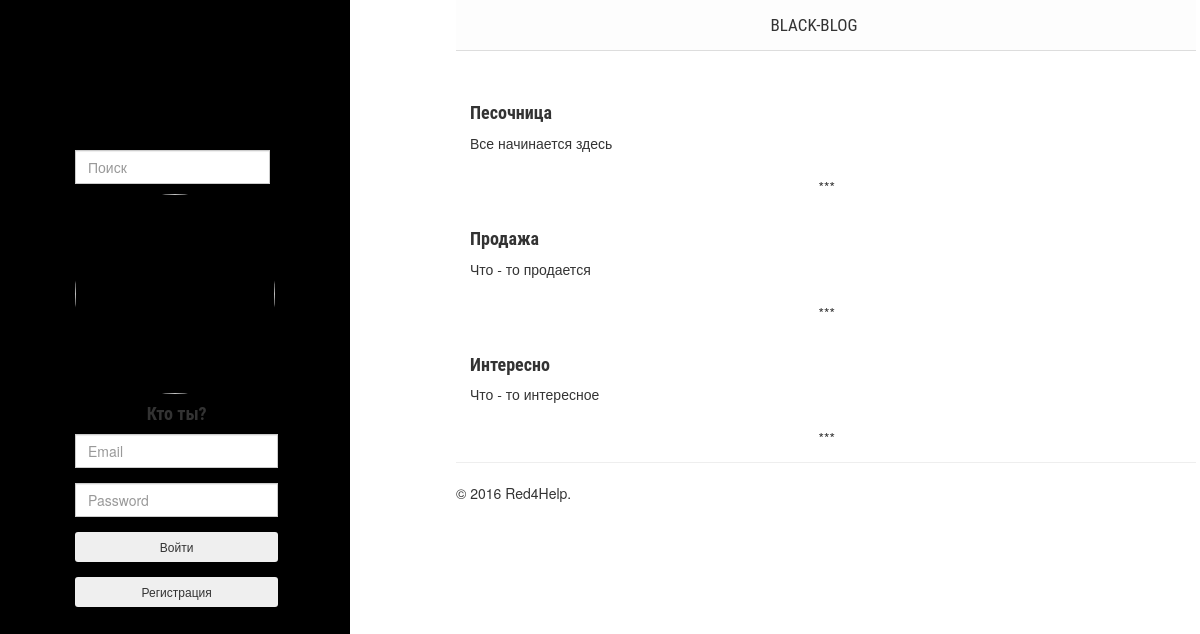
The page / on the database its author committed.
### multiblog/models.py (models this page shows, shortened)
class Categories(models.Model):
	title = models.CharField(max_length=200, verbose_name='Имя')
	abstract = models.TextField(max_length=600, verbose_name='Краткое содержание')
	class Meta:
		verbose_name = u'Категория'
		verbose_name_plural = u'Категории'

### multiblog/views.py (the view, shortened to what this page needs)
# urls.py: url(r'^$', views.MainPageAuth.as_view(), name='main'),
class MainPageAuth(FormView):
	form_class = BloggerAuthForm
	template_name = 'multiblog/main.html'
	error = ''
	page_limit = 2 # ограничение на количество статей на странице
	user_id = -1
	def context(self):
		return {
			'cats' : Categories.objects.all(),
		    'form' : self.form_class,
			'error' : self.error,
		}
	def get(self, request):
		print(pytils.numeral.in_words(254))
		return render(request, self.template_name, self.context())

### multiblog/templates/multiblog/main.html (shortened to what this page needs)
{% extends 'multiblog/base.html'%}
{% block content %}
    <div id="wrapper">
      <div id="sidebar-wrapper">
        <div class="col-sm-8 placeholder">
            <form class = "input-group" id="search" type="GET">
                <input type="text" class="form-control" placeholder="Поиск" id="go_search">
            </form>
            {% if user.is_authenticated %}
                <a href="{% url 'my_profile' pk=user.id %}"><img src="{{ user.avatar.url }}" class="img-responsive"></a>
                <h4 class="text-center"><a href="{% url 'my_profile' pk=user.id %}">{{ user }}</a></h4>
                <a href="{% url 'new' %}" >
                  <button class="btn" name="new">Новая запись</button>
                </a>
                <a href="{% url 'django.contrib.auth.views.logout' %}?next=/">
                  <button class="btn" name="logout">Выйти</button>
                </a>
            {% else %}
              <img src="https://ezwow.org/uploads/profile/photo-674151.png" class="img-responsive">
                <form class="form-signin" method="POST" id="submit-form">{% csrf_token %}
                {% if error %}
                  <h4 class="text-center text-danger">{{ error }}</h4>
                {% else %}
                  <h4 class="text-center">Кто ты?</h4>
                {% endif %}
                    <div class="form-group">
                        <div class="input-group col-md-12">{{ form.email }}</div>
                    </div>
                    <div class="form-group">
                        <div class="input-group col-md-12"> {{ form.password }}</div>
                    </div>
                    <div class="form-group">
                        <div class="input-group col-md-12">
                          <button class="btn btn-inverse btn-sm btn-block" type="submit" name="submit-log-in">Войти</button>
                        </div>
                    </div>
                    <div class="form-group">
                      <div class="input-group col-md-12">
                        <button class="btn btn-inverse btn-sm btn-block" type="submit" name="submit-register">Регистрация</button>
                      </div>
                    </div>
                </form>
              {% endif %}
            </div>
        </div>
  </div>
  <header class="main-header content-wrapper">
    <nav class="nav-main center-wrapper">
      <a class="nav-main" href="{% url 'main' %}">Black-Blog</a>
    </nav>
  </header>
	<main class="content-wrapper" id="main_page">
      <div id="posts">
      {% if cats %}
      {% for c in cats %}
      <article class="index-cat" id="{{ c.id }}">
        <h4 class="index-page"><a href="">{{ c.title }}</a></h4>
        <p>{{ c.abstract }}</p>
      </article>
      {% endfor %}
      {% endif %}
      </div>
{% endblock content %}

### multiblog/static/css/style.css (style rules this page uses)
body { overflow-x: hidden; }
.index-page { position: relative; }
.index-cat { position: relative; }
article { padding: 2em 1em; }
article { display: block; }
article:after { content: "***"; position: absolute; margin-top: 1em; width: 100px; left: 49%; }
main { padding-top: 1em; }
a { background: 0 0; color: #333; }
h1 a:focus, h1 a:hover, h1 a:link, h1 a:visited, h2 a:focus, h2 a:hover, h2 a:link, h2 a:visited, h3 a:focus, h3 a:hover, h3 a:link, h3 a:visited, h4 a:focus, h4 a:hover, h4 a:link, h4 a:visited, h5 a:focus, h5 a:hover, h5 a:link, h5 a:visited, h6 a:focus, h6 a:hover, h6 a:link, h6 a:visited { color: #333; text-decoration: none; }
h1, h2, h3, h4, h5, h6 { font-family: 'Roboto Condensed',sans-serif; font-weight: 700; }
.nav-main a { font-size: 17px; display: block; padding-right: 2em; margin: 0; }
.nav-main a { -webkit-order: 1; -ms-flex-order: 1; order: 1; line-height: 50px; margin: auto; color: #333; text-decoration: none; }
.content-wrapper { width: 62%; max-width: 740px; margin-left: 38%; }
.center-wrapper { max-width: 960px; margin: 0 auto; top: 10px; text-align: center; color: #766257; }
.main-header { background-color: rgb(253, 253, 253); z-index: 100; width: 100%; top: 0px; border-bottom: 1px solid rgb(221, 221, 221); border-bottom-width: 1px; border-bottom-style: solid; border-bottom-color: rgb(221, 221, 221); }
.nav-main { height: 50px; display: flex; justify-content: space-around; font-weight: 400; font-family: "Roboto Condensed", sans-serif; text-transform: uppercase; flex-flow: row wrap; padding: 0px 1rem; }
.placeholder { position: relative; top: 150px; left: 60px; }
.placeholder img { display: inline-block; border-radius: 50%; width: 200px; height: 200px; }
#wrapper { padding-left: 0; -webkit-transition: all 0.5s ease; -moz-transition: all 0.5s ease; -o-transition: all 0.5s ease; transition: all 0.5s ease; }
#sidebar-wrapper { z-index: 1000; position: fixed; left: 250px; width: 0; height: 100%; margin-left: -250px; overflow-y: auto; background: #000; -webkit-transition: all 0.5s ease; -moz-transition: all 0.5s ease; -o-transition: all 0.5s ease; transition: all 0.5s ease; }
@media (min-width:768px) { #wrapper { padding-left: 250px; } }
@media (min-width:768px) { #sidebar-wrapper { width: 350px; } }

### rows shown on the page
Categories: title "Песочница", abstract "Все начинается здесь"
Categories: title "Продажа", abstract "Что - то продается"
Categories: title "Интересно", abstract "Что - то интересное"
